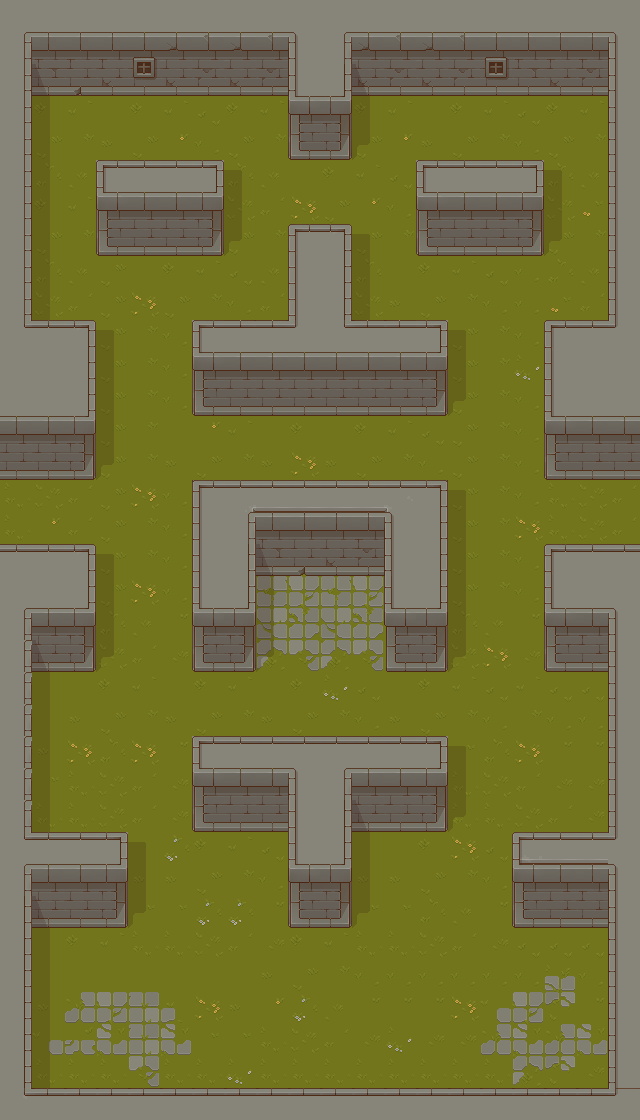

A 2D game scene composited from a Tiled map and its tileset images. What follows is a short description and the map's XML, with each tile layer's data collapsed to a summary:
An orthogonal 20x35 tile map with 32x32 px tiles, 4 tile layers (grass, floor, Tile Layer 1, shadow), 4 tilesets.

<map version="1.8" tiledversion="1.8.5" orientation="orthogonal" renderorder="right-down" width="20" height="35" tilewidth="32" tileheight="32" infinite="0" nextlayerid="6" nextobjectid="1">
 <tileset firstgid="1" source="TX Tileset Wall.tsx" />
 <tileset firstgid="257" source="TX Tileset Grass.tsx" />
 <tileset firstgid="321" source="TX Tileset Stone Ground.tsx" />
 <tileset firstgid="385" source="TX Shadow.tsx" />
 <layer id="4" name="grass" width="20" height="35">
  <data>[700 cells, 700 non-empty, 12 distinct tile ids]</data>
 </layer>
 <layer id="3" name="floor" width="20" height="35">
  <data>[700 cells, 644 non-empty, 51 distinct tile ids]</data>
 </layer>
 <layer id="1" name="Tile Layer 1" width="20" height="35">
  <data>[700 cells, 284 non-empty, 30 distinct tile ids]</data>
 </layer>
 <layer id="5" name="shadow" width="20" height="35" opacity="0.2">
  <data>[700 cells, 64 non-empty, 4 distinct tile ids]</data>
 </layer>
</map>
